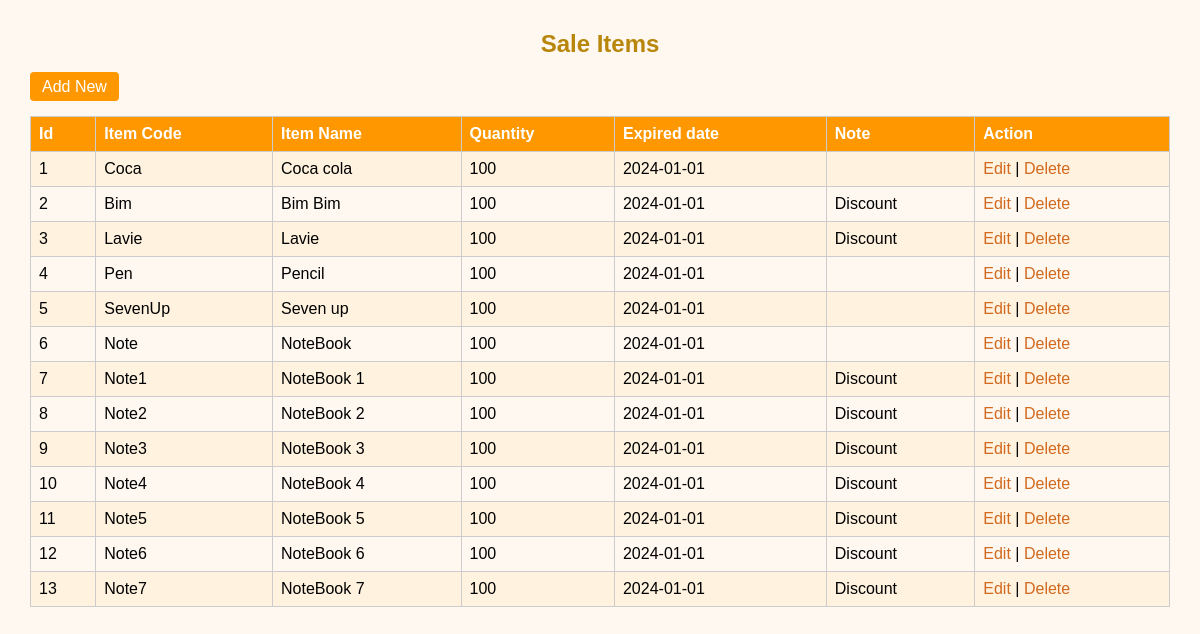
The page / on the database its author committed.
### tables this page shows
CREATE TABLE `item_sale` (
  `id` int(11) NOT NULL,
  `item_code` varchar(10) NOT NULL,
  `item_name` varchar(50) NOT NULL,
  `quantity` decimal(8,0) DEFAULT NULL,
  `expired_date` date DEFAULT NULL,
  `note` varchar(60) DEFAULT NULL
);

### index.php (the view, shortened to what this page needs)
<?php
include 'db.php';
$result = $conn->query("SELECT * FROM item_sale ORDER BY id ASC");
?>
<!DOCTYPE html>
<html>
<head>
    <link rel="stylesheet" href="style.css">
</head>
<body>
    <h2>Sale Items</h2>
    <a href="add.php" class="button">Add New</a>
    <table>
        <tr>
            <th>Id</th>
            <th>Item Code</th>
            <th>Item Name</th>
            <th>Quantity</th>
            <th>Expired date</th>
            <th>Note</th>
            <th>Action</th>
        </tr>
        <?php while($row = $result->fetch_assoc()): ?>
        <tr>
            <td><?= $row['id'] ?></td>
            <td><?= htmlspecialchars($row['item_code']) ?></td>
            <td><?= htmlspecialchars($row['item_name']) ?></td>
            <td><?= $row['quantity'] ?></td>
            <td><?= $row['expired_date'] ?></td>
            <td><?= htmlspecialchars($row['note']) ?></td>
            <td>
                <a href="edit.php?id=<?= $row['id'] ?>">Edit</a> |
                <a href="index.php?delete=<?= $row['id'] ?>" onclick="return confirm('Delete this item?')">Delete</a>
            </td>
        </tr>
        <?php endwhile; ?>
    </table>
</body>
</html>

### style.css (style rules this page uses)
body { font-family: Arial, sans-serif; margin: 30px; background: #fff8f0; }
h2 { color: #b8860b; text-align: center; }
a { text-decoration: none; color: #d2691e; }
a.button { background: #ff9800; color: #fff; padding: 6px 12px; border-radius: 4px; }
table { border-collapse: collapse; width: 100%; margin-top: 20px; }
th, td { border: 1px solid #ccc; padding: 8px; text-align: left; }
th { background: #ff9800; color: #fff; }
tr:nth-child(even) { background: #fff3e0; }

### rows shown on the page
item_sale: id "1", item_code "Coca", item_name "Coca cola", quantity "100", expired_date "2024-01-01"
item_sale: id "2", item_code "Bim", item_name "Bim Bim", quantity "100", expired_date "2024-01-01", note "Discount"
item_sale: id "3", item_code "Lavie", item_name "Lavie", quantity "100", expired_date "2024-01-01", note "Discount"
item_sale: id "4", item_code "Pen", item_name "Pencil", quantity "100", expired_date "2024-01-01"
item_sale: id "5", item_code "SevenUp", item_name "Seven up", quantity "100", expired_date "2024-01-01"
item_sale: id "6", item_code "Note", item_name "NoteBook", quantity "100", expired_date "2024-01-01"
item_sale: id "7", item_code "Note1", item_name "NoteBook 1", quantity "100", expired_date "2024-01-01", note "Discount"
item_sale: id "8", item_code "Note2", item_name "NoteBook 2", quantity "100", expired_date "2024-01-01", note "Discount"
item_sale: id "9", item_code "Note3", item_name "NoteBook 3", quantity "100", expired_date "2024-01-01", note "Discount"
item_sale: id "10", item_code "Note4", item_name "NoteBook 4", quantity "100", expired_date "2024-01-01", note "Discount"
item_sale: id "11", item_code "Note5", item_name "NoteBook 5", quantity "100", expired_date "2024-01-01", note "Discount"
item_sale: id "12", item_code "Note6", item_name "NoteBook 6", quantity "100", expired_date "2024-01-01", note "Discount"
item_sale: id "13", item_code "Note7", item_name "NoteBook 7", quantity "100", expired_date "2024-01-01", note "Discount"
